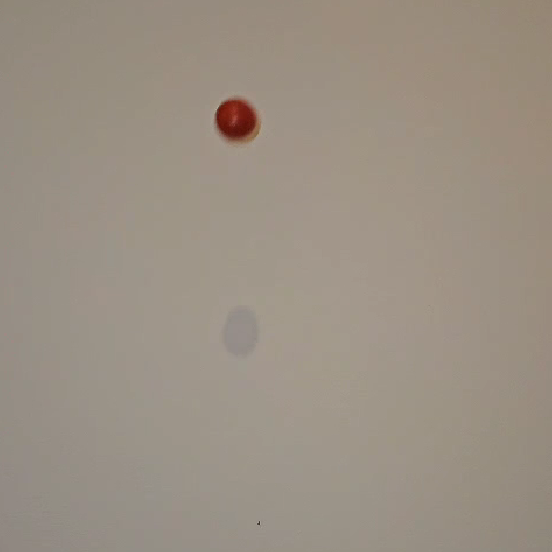
#> input picture OriginalImage.png, 552 x 552 px
$ python MaskTheory.py
#> lines starting #> are read from the running program, lines starting #| are printed output that depends on the picture; after the words box and inside, x2 and y2 are one past the last pixel; in counts of white or black regions, pixels touching at a corner belong together
# This script was used to generate images for our presentation

import numpy as np
import cv2

def center_find(cnt, img):
    M = cv2.moments(cnt)
    cX = int(M["m10"] / M["m00"])
    cY = int(M["m01"] / M["m00"])

    # Draw a circle on the center of the contour and label it
    cv2.circle(img, (cX, cY), 3, (255, 255, 255), -1)
    cv2.putText(img, "center", (cX - 20, cY - 20),
                cv2.FONT_HERSHEY_SIMPLEX, 0.5, (255, 255, 255), 1)

    return img, cX, cY

# Load a color image
img = cv2.imread('OriginalImage.png')
#> img is the input picture: shape (552, 552, 3); mean B, G, R 132, 144.5, 154.9
ColorLower = (0, 139, 0)
ColorUpper = (180, 255, 255)

# Show the original image
cv2.imshow('image', img)
cv2.waitKey(0)

hsv = cv2.cvtColor(img, cv2.COLOR_BGR2HSV)
#> hsv: shape (552, 552, 3); mean H, S, V 16.7, 37.8, 154.9

# Construct a mask for the specified color
mask = cv2.inRange(hsv, ColorLower, ColorUpper)
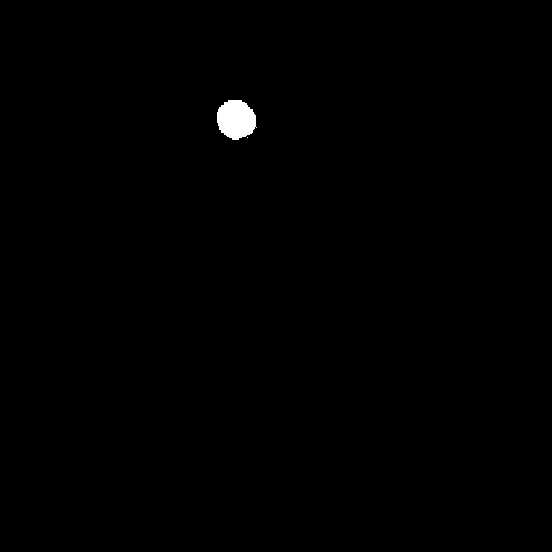
#> mask: shape (552, 552); 0.4% white; 2 white regions (1 under 20 px), largest, box (x1, y1, x2, y2) and area: (217, 100, 257, 140) 1216
cv2.imshow('image', mask)
cv2.waitKey(0)

# Erode small contours
mask = cv2.erode(mask, None, iterations=5)
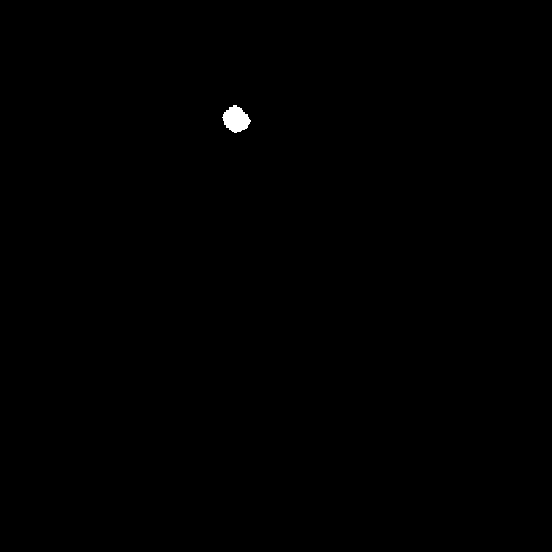
#> mask: shape (552, 552); 0.17% white; 1 white region, box (x1, y1, x2, y2) and area: (222, 105, 251, 133) 531
cv2.imshow('image', mask)
cv2.waitKey(0)

# Dilate remaining contours
mask = cv2.dilate(mask, None, iterations=5)
#> mask: shape (552, 552); 0.39% white; 1 white region
cv2.imshow('image', mask)
cv2.waitKey(0)

cnts, _ = cv2.findContours(mask, cv2.RETR_EXTERNAL, cv2.CHAIN_APPROX_SIMPLE)
#> cnts = 1 contour; box (x1, y1, x2, y2) and area: (217, 100, 256, 138) 1139

contour_img = np.zeros_like(img)
for cnt in cnts:
    contour_img, _, _ = center_find(cnt, contour_img)
#> this loop made 1 pass
#> (cX in center_find, cY in center_find) on pass 1: (235, 118)
#> pass 1, `contour_img, _, _ = center_find(cnt, contour_img)`:
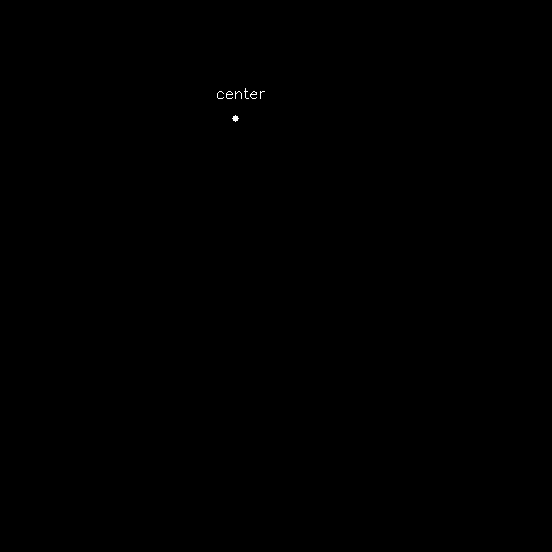
#> contour_img: shape (552, 552, 3); 0.05% white in thin lines or dots, all inside (x1, y1, x2, y2) = (217, 88, 265, 122)

cv2.drawContours(contour_img, cnts, -1, (0, 255, 0), 3)
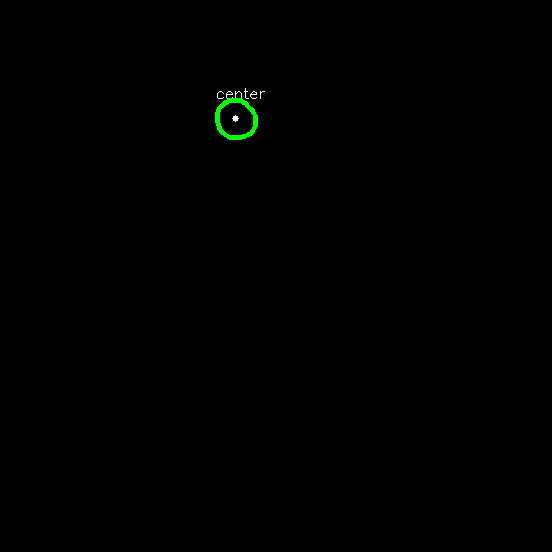
#> contour_img: shape (552, 552, 3); 0.19% of pixels changed, all inside (x1, y1, x2, y2) = (215, 98, 258, 140); drawn as B, G, R
cv2.imshow('image', contour_img)
cv2.waitKey(0)  # Wait for a key press before closing windows
cv2.destroyAllWindows()
